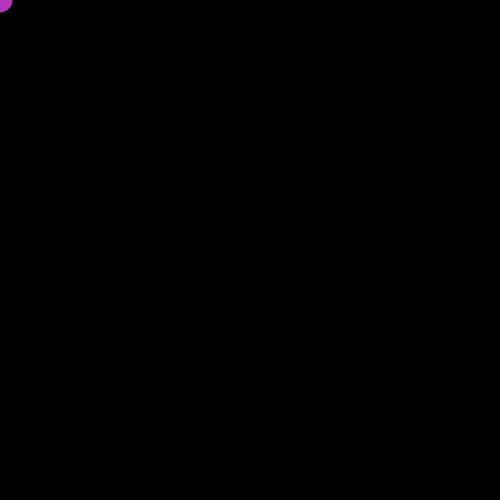
Frame 1 (no input)
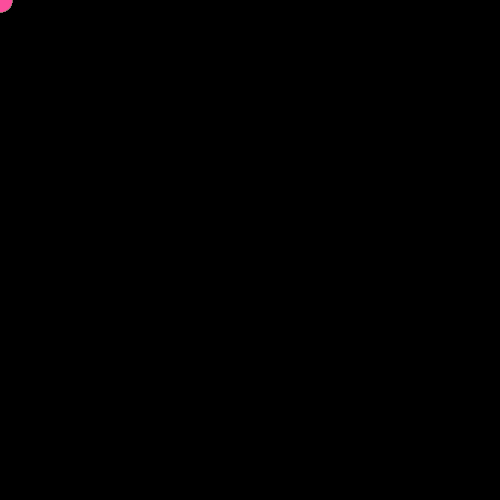
Frame 60 (no input)
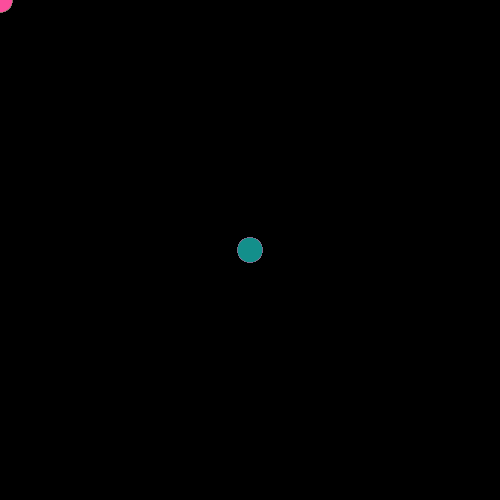
Frame 120 (the mouse pressed at the canvas centre since frame 60)

The p5.js sketch that drew these frames (run headless with seeded random() and noise() and a simulated clock; from frame 60 on, the mouse is pressed at the canvas centre):

// p5.js sketch
// ── sketch.js
function setup() {
  createCanvas(500, 500);
  background(0, 0, 0);
  // let xPos = random(0,500);
  // let yPos = random(0,500); 
  //  ellipse(mouseX,mouseY, 25, 25);
}
 function draw() {
   let r = random(0,255);
   let g = random(0,255);
   let b = random(0,255);
   fill(r,g,b)
   let xPos = random(0,500);
   let yPos = random(0,500);
   noStroke()
  ellipse(mouseX,mouseY, 25, 25);
}
function mouseClicked() {
  let r = random(0,255);
  let g = random(0,255);
  let b = random(0,255);
  fill(r,g,b)
  let xPos = random(0,500);
  let yPos = random(0,500);
  ellipse(mouseX,mouseY, 25, 25);
}
